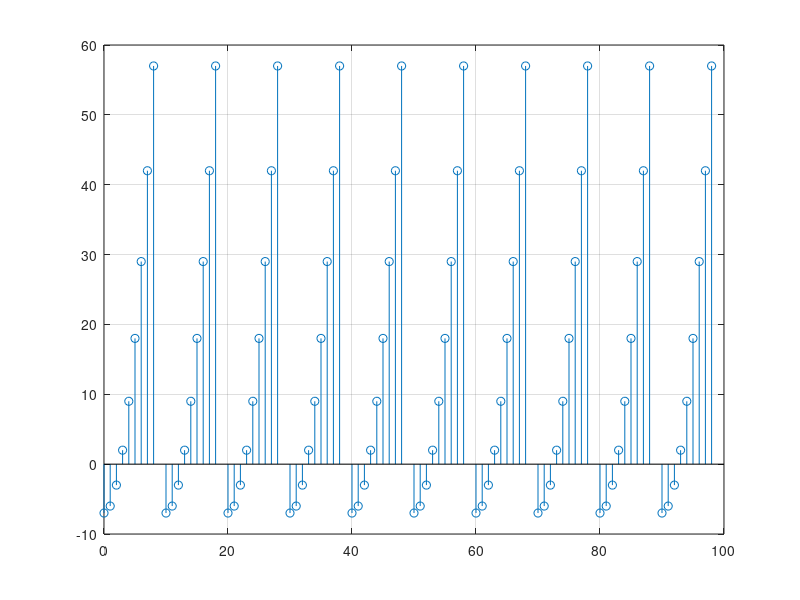

This figure's MATLAB source:
function Problem1()

for n = 0:99
    if n <= 9
        F(n+1) = (n.^2)-7;
    elseif n > 10
        F(n) = F(n-10);
    elseif n==10
        F(n) = NaN ;
    end
end
stem(0:98, F)
grid on
end
%As seen in the graph, the values numbers with 1 to 9 are directly proportional to
%each other. As the y-axis increases from 1 to 9, the value on the x-axis
%increases as well. But when it approaches the multiples of 10, its graph
%doesn't show. Since 10 is considered not a number in the code.
